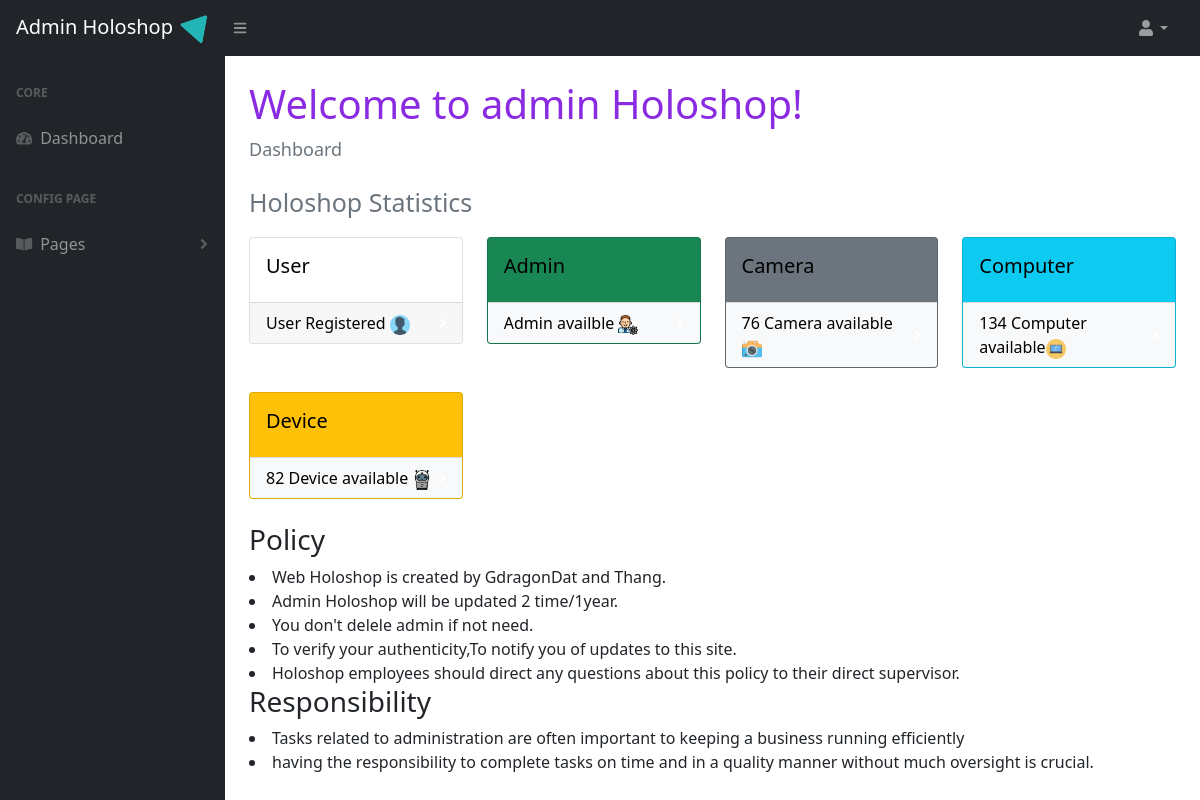
Page /admin/index.php on the earlier database version.
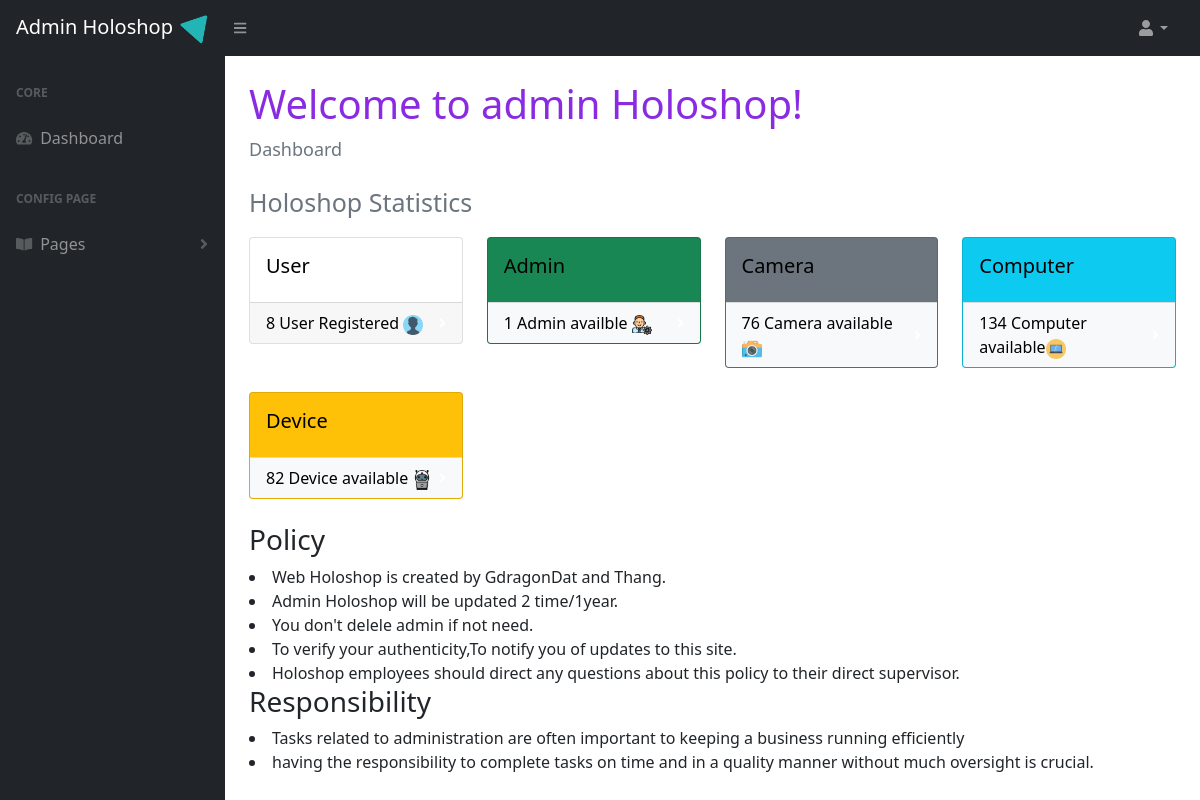
Same page on the later database version.
### tables this page shows
CREATE TABLE `btl_user` (
  `id` int(11) NOT NULL,
  `role` enum('user','admin') NOT NULL,
  `username` varchar(100) NOT NULL,
  `password` varchar(150) NOT NULL,
  `name` varchar(200) NOT NULL
);

### admin/index.php (the view, shortened to what the changed rows need)
<!DOCTYPE html>
<html lang="en">
    <head>
        <link href="https://cdn.jsdelivr.net/npm/simple-datatables@latest/dist/style.css" rel="stylesheet" />
        <link href="css/styles.css" rel="stylesheet" />
    </head>
    <body class="sb-nav-fixed">
        <div id="layoutSidenav">
            <div id="layoutSidenav_content">
                <main>
                    <div class="container-fluid px-4">
                        <h1 class="mt-4" style="color: blueviolet;">Welcome to admin Holoshop!</h1>
						<div class="row">
                            <div class="col-xl-3 col-md-6">
                                <div class="card text-white mb-4">
                                    <div class="card-footer d-flex align-items-center justify-content-between">
										<?php
										 $con = mysqli_connect("localhost","root","","btl");
										$query = "SELECT id FROM btl_user where role='user'";
										$query_run = mysqli_query($con,$query);
										foreach($query_run as $row){
										}
										?>
                                        <a class="stretched-link" href="user.php" style="text-decoration: none;color: black;">
										<?php echo $row['id']?> User Registered <img src="img/user.png" width="20" height="20"></a>
                                        <div class="small text-white"><i class="fas fa-angle-right"></i></div>
                                    </div>
                                </div>
                            </div>
                            <div class="col-xl-3 col-md-6">
                                <div class="card bg-success text-white mb-4">
                                    <div class="bg-light card-footer d-flex align-items-center justify-content-between">
									<?php
										 $con = mysqli_connect("localhost","root","","btl");
										$query = "SELECT id FROM btl_user where role='admin'";
										$query_run = mysqli_query($con,$query);
										foreach($query_run as $row){
										}
										?>
                                        <a class="stretched-link" href="admin.php" style="text-decoration: none;color: black;">
										<?php echo $row['id']?> Admin availble <img src="img/admin.png" width="20" height="20"></a>
                                        <div class="small text-white"><i class="fas fa-angle-right"></i></div>
                                    </div>
                                </div>
                            </div>
						</div>
                    </div>
                </main>
            </div>
        </div>
    </body>
</html>

Differences in the rows shown:
added btl_user: id "8"
added btl_user: id "1"
